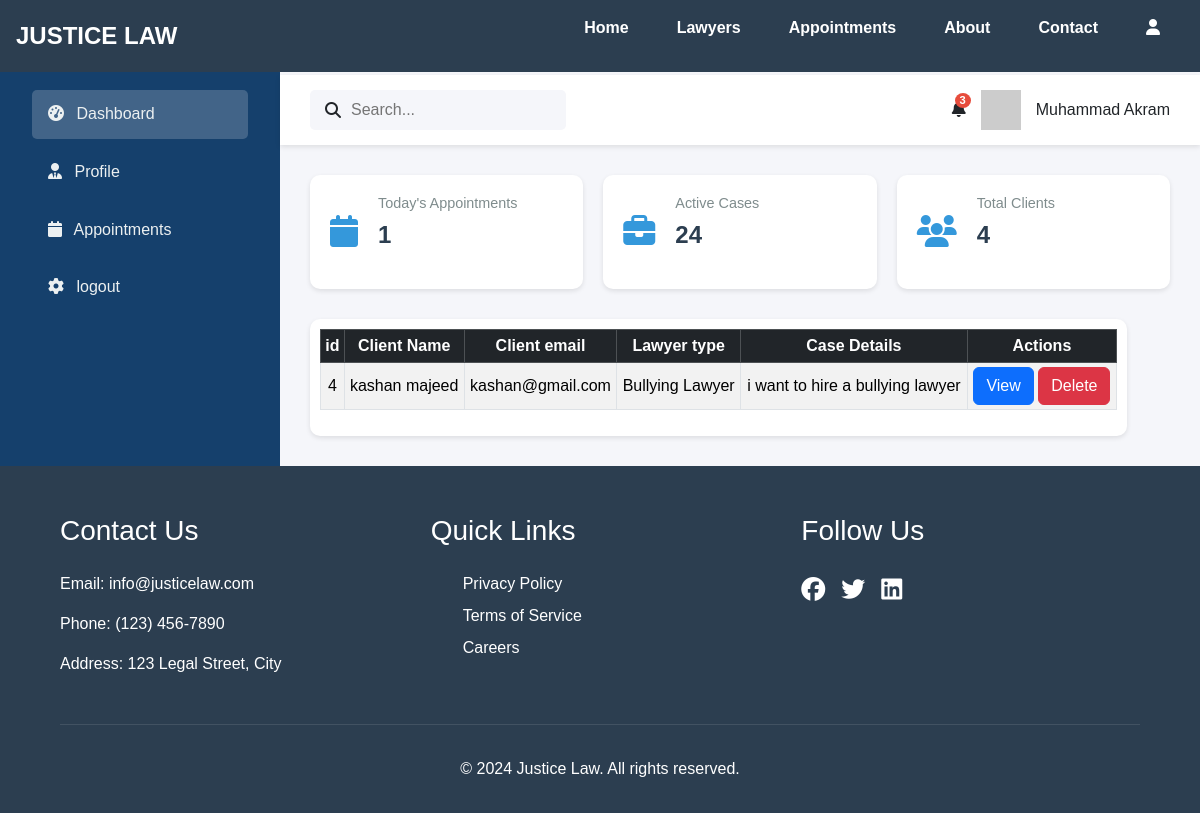
Before: /lawyer-dashboard.php (signed in) with the older database file.
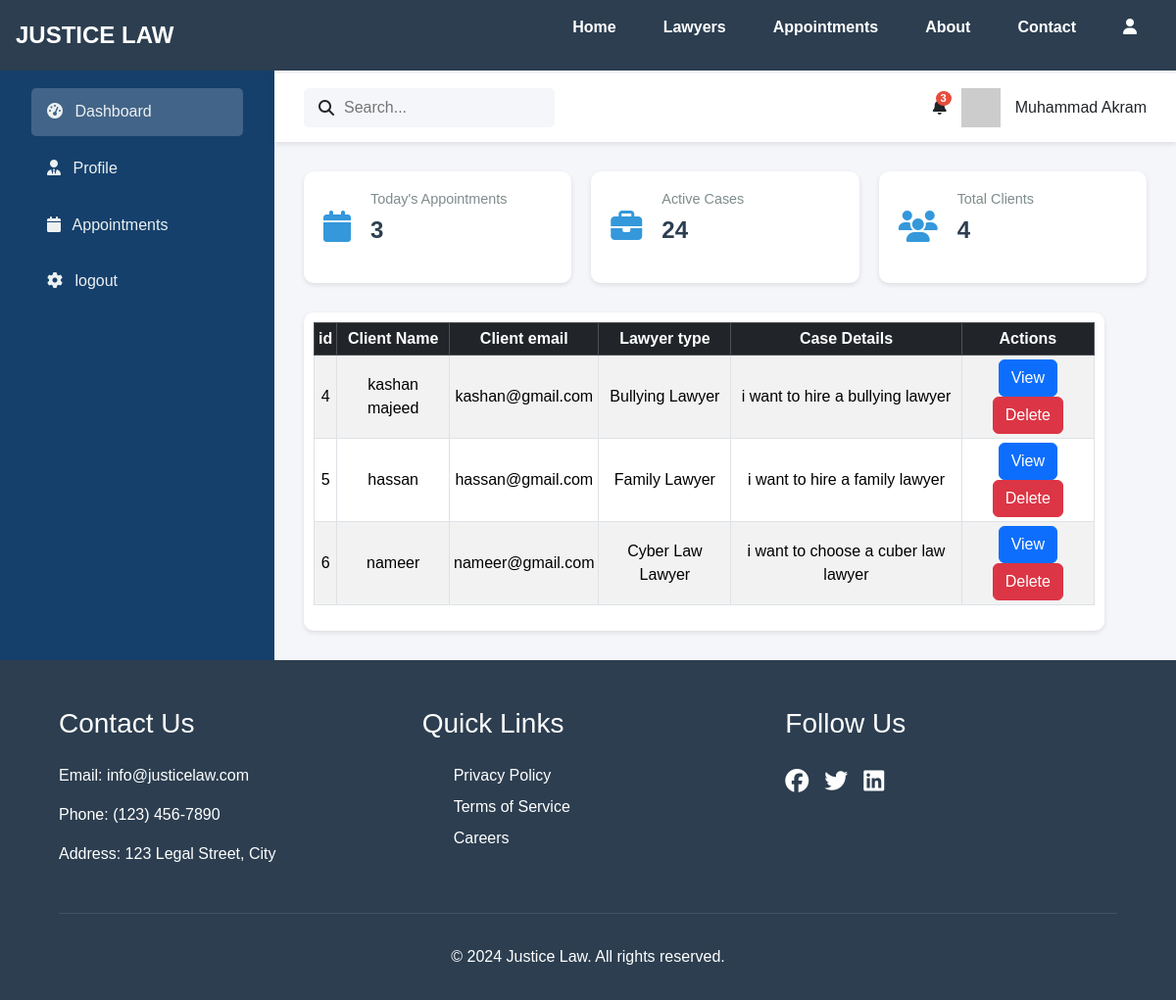
After: the same page with the newer database file.
### tables this page shows
CREATE TABLE `lawyers` (
  `id` int(11) NOT NULL,
  `name` varchar(100) DEFAULT NULL,
  `email` varchar(100) DEFAULT NULL,
  `gender` varchar(20) DEFAULT NULL,
  `city` varchar(100) DEFAULT NULL,
  `password` varchar(100) DEFAULT NULL,
  `specialty` varchar(100) DEFAULT NULL,
  `experience` int(11) DEFAULT NULL,
  `photo` varchar(255) DEFAULT NULL
);

CREATE TABLE `appointments` (
  `id` int(11) NOT NULL,
  `client_id` int(11) NOT NULL,
  `lawyer_id` int(11) NOT NULL,
  `name` varchar(55) NOT NULL,
  `email` varchar(55) NOT NULL,
  `password` int(11) NOT NULL,
  `lawyer_type` varchar(55) NOT NULL,
  `details` varchar(500) NOT NULL,
  `status` int(11) NOT NULL
);

### lawyer-dashboard.php (the view, shortened to what this page needs)
<!DOCTYPE html>
<html lang="en">
<head>
  <link rel="stylesheet" href="navbar.css">
  <link href="https://cdn.jsdelivr.net/npm/bootstrap@5.3.2/dist/css/bootstrap.min.css" rel="stylesheet">
  <link href="https://cdnjs.cloudflare.com/ajax/libs/font-awesome/6.5.0/css/all.min.css" rel="stylesheet">
</head>
<body>
    <?php include 'navbar.php'?>
    <div class="d-flex flex-column flex-md-row" id="abbu">
         <div class="admin-sidebar">
            <h3 class="mb-4">VIP Admin</h3>
            <nav>
                <a href="lawyer-dashboard.php" class="nav-link active">
                    <i class="fas fa-tachometer-alt me-2"></i>
                    <span>Dashboard</span>
                </a>
                <a href="lawyer-profile.php" class="nav-link">
                    <i class="fas fa-user-tie me-2"></i>
                    <span>Profile</span>
                </a>
                <a href="lawyers-appointments.php" class="nav-link">
                    <i class="fas fa-calendar me-2"></i>
                    <span>Appointments</span>
                </a>
                <a href="lawyer-logout.php" class="nav-link">
                    <i class="fas fa-cog me-2"></i>
                    <span>logout</span>
                </a>
            </nav>
        </div>
        <div class="main-content">
            <div class="top-bar">
                <div class="search-bar">
                    <i class="fas fa-search"></i>
                    <input type="text" placeholder="Search...">
                </div>
                <div class="user-profile">
                    <span class="notification">
                        <i class="fas fa-bell"></i>
                        <span class="badge">3</span>
                    </span>
                    <img src="https://placehold.co/40x40" alt="Profile">
                    <span>
                        <?php
                        $lid = $_SESSION['lawyer_id'];
                        include 'dbconnect.php';
                        $query = "SELECT * FROM `lawyers` where id = $lid;";
                        $exe = mysqli_query($conn,$query);
                        while($row = mysqli_fetch_assoc($exe)){
                            echo $row['name'];
                        }
                        ?>
                    </span>
                </div>
            </div>
            <div class="dashboard-content">
                <div class="stats-container">
                    <div class="stat-card">
                        <div class="stat-icon">
                            <i class="fas fa-calendar"></i>
                        </div>
                        <div class="stat-info">
                            <h3>Today's Appointments</h3>
                            <p><?php
                            include 'dbconnect.php';
                            $query = "SELECT * FROM appointments";
                            $exe = mysqli_query($conn,$query);
                            $row = mysqli_num_rows($exe);
                            echo "$row"
                            ?></p>
                        </div>
                    </div>
                    <div class="stat-card">
                        <div class="stat-icon">
                            <i class="fas fa-briefcase"></i>
                        </div>
                        <div class="stat-info">
                            <h3>Active Cases</h3>
                            <p>24</p>
                        </div>
                    </div>
                    <div class="stat-card">
                        <div class="stat-icon">
                            <i class="fas fa-users"></i>
                        </div>
                        <div class="stat-info">
                            <h3>Total Clients</h3>
                            <p><?php
                    include 'dbconnect.php';
                    $query = "SELECT * FROM appointments";
                    $exe = mysqli_query($conn,$query);
                    $row = mysqli_fetch_assoc($exe);
                    echo "$row[id]"
                    ?></p>
                        </div>
                    </div>
                </div>
                <div class="appointments-section">
                    <table class="table table-striped table-bordered table-hover table-responsive table-sm">
                        <thead class="table-dark text-center align-middle text-nowrap">
                            <tr>
                                <th>id</th>
                                <th>Client Name</th>
                                <th>Client email</th>
                                <th>Lawyer type</th>
                                <th>Case Details</th>
                                <th>Actions</th>
                            </tr>
                        </thead>
                            <tbody class="text-center align-middle">
                            <?php
                            include 'dbconnect.php';
                            $query= "SELECT * FROM appointments";
                            $result = mysqli_query($conn, $query);
                           ?>
                           <?php
                           while($row = mysqli_fetch_assoc($result)){
                               echo "<tr>";
                               echo "<td>".$row['id']."</td>";
                               echo "<td>".$row['name']."</td>";
                               echo "<td>".$row['email']."</td>";
                               echo "<td>".$row['lawyer_type']."</td>";
                               echo "<td>".$row['details']."</td>";
                               echo "<td>
                                       <button class='btn btn-primary'>View</button>
                                       <button class='btn btn-danger'>Delete</button>
                                     </td>";
                               echo "</tr>";
                           }
                           ?>
                            </tbody>
                    </table>
                </div>
            </div>
        </div>
    </div>
  <?php include 'footer.php'?>
</body>
</html>

### navbar.php (shortened to what this page needs)
<!DOCTYPE html>
<html lang="en">
<head>
  <link rel="stylesheet" href="navbar.css">
</head>
<body>
  <header>
    <nav class="navbar">
        <div class="logo">JUSTICE LAW</div>
        <ul class="nav-links">
            <li><a href="index.php">Home</a></li>
            <li><a href="all-lawyers.php">Lawyers</a></li>
            <li><a href="user-appointment.php">Appointments</a></li>
            <li><a href="about.php">About</a></li>
            <li><a href="content.php">Contact</a></li>
            <li><a href="user-login.php"><i class="fas fa-user"></i></a></li>
        </ul>
    </nav>
  </header>
</body>
</html>

### footer.php
<link rel="stylesheet" href="footer.css">
<footer>
        <div class="footer-content">
            <div class="footer-section">
                <h3>Contact Us</h3>
                <p>Email: info@justicelaw.com</p>
                <p>Phone: (123) 456-7890</p>
                <p>Address: 123 Legal Street, City</p>
            </div>
            <div class="footer-section">
                <h3>Quick Links</h3>
                <ul>
                    <li><a href="#privacy">Privacy Policy</a></li>
                    <li><a href="#terms">Terms of Service</a></li>
                    <li><a href="#careers">Careers</a></li>
                </ul>
            </div>
            <div class="footer-section">
                <h3>Follow Us</h3>
                <div class="social-icons">
                    <a href="#"><i class="fab fa-facebook"></i></a>
                    <a href="#"><i class="fab fa-twitter"></i></a>
                    <a href="#"><i class="fab fa-linkedin"></i></a>
                </div>
            </div>
        </div>
        <div class="footer-bottom">
            <p>&copy; 2024 Justice Law. All rights reserved.</p>
        </div>
    </footer>

### navbar.css (style rules this page uses)
.navbar { background-color: #2c3e50; padding: 16px; display: flex; justify-content: space-between; align-items: center; position: fixed; width: 100%; z-index: 1000; }
.logo { color: white; font-size: 1.5rem; font-weight: bold; }
.nav-links { display: flex; justify-content: right; list-style: none; }
.nav-links li a { color: white; text-decoration: none; font-weight: bold; padding: 0 1.5rem; transition: color 0.3s; }

### footer.css (style rules this page uses)
footer { background-color: #2c3e50; color: white; padding: 3rem 5% 1rem; }
.footer-content { display: flex; justify-content: space-between; flex-wrap: wrap; gap: 2rem; }
.footer-section { flex: 1; min-width: 250px; }
.footer-section h3 { margin-bottom: 1.5rem; }
.footer-section ul { list-style: none; }
.footer-section ul li { margin-bottom: 0.5rem; }
.footer-section a { color: white; text-decoration: none; }
.social-icons { display: flex; gap: 1rem; }
.social-icons a { font-size: 1.5rem; }
.footer-bottom { text-align: center; margin-top: 2rem; padding-top: 2rem; border-top: 1px solid rgba(255,255,255,0.1); }

### lawyer-dashboard.php (style rules this page uses)
:root { --primary-color: #15406cff; --secondary-color: #1a426bff; --accent-color: #3498db; --text-light: #ecf0f1; }
* { margin: 0; padding: 0; box-sizing: border-box; font-family: 'Arial', sans-serif; }
.active { background: #f5f6fa33; }
.nav-link { color: var(--text-light); padding: 0.8rem 1rem; margin: 0.5rem 0; border-radius: 5px; transition: all 0.3s ease; }
.admin-sidebar { width: 280px; background: var(--primary-color); padding: 2rem; color: var(--text-light); }
.main-content { flex: 1; background: #f5f6fa; margin-top: 55px; }
.top-bar { background: white; padding: 15px 30px; margin-top: 20px; display: flex; justify-content: space-between; align-items: center; box-shadow: 0 2px 5px rgba(0,0,0,0.1); }
.search-bar { display: flex; align-items: center; gap: 10px; background: #f5f6fa; padding: 8px 15px; border-radius: 5px; }
.search-bar input { border: none; background: none; outline: none; width: 200px; }
.user-profile { display: flex; align-items: center; gap: 15px; }
.notification { position: relative; }
.badge { position: absolute; top: -5px; right: -5px; background: #e74c3c; color: white; border-radius: 50%; padding: 2px 5px; font-size: 0.7rem; }
.dashboard-content { padding: 30px; }
.stats-container { display: grid; grid-template-columns: repeat(auto-fit, minmax(250px, 1fr)); gap: 20px; margin-bottom: 30px; }
.stat-card { background: white; padding: 20px; border-radius: 10px; display: flex; align-items: center; gap: 20px; box-shadow: 0 2px 5px rgba(0,0,0,0.1); }
.stat-icon { font-size: 2rem; color: #3498db; }
.stat-info h3 { color: #7f8c8d; font-size: 0.9rem; margin-bottom: 5px; }
.stat-info p { font-size: 1.5rem; font-weight: bold; color: #2c3e50; }
.appointments-section { background: white; padding: 10px; width: 95%; border-radius: 10px; box-shadow: 0 2px 5px rgba(0,0,0,0.1); }

Changed rows visible on the page:
added appointments: id "5", name "hassan", email "hassan@gmail.com", lawyer_type "Family Lawyer", details "i want to hire a family lawyer"
added appointments: id "6", name "nameer", email "nameer@gmail.com", lawyer_type "Cyber Law Lawyer", details "i want to choose a cuber law lawyer"
Other visible differences:
$row: "1" → "3"
